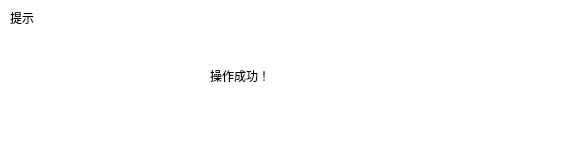
<?xml version="1.0" encoding="UTF-8"?>
<ui version="4.0">
 <class>success_ui</class>
 <widget class="QWidget" name="success_ui">
  <property name="geometry">
   <rect>
    <x>0</x>
    <y>0</y>
    <width>584</width>
    <height>168</height>
   </rect>
  </property>
  <property name="minimumSize">
   <size>
    <width>584</width>
    <height>168</height>
   </size>
  </property>
  <property name="maximumSize">
   <size>
    <width>584</width>
    <height>168</height>
   </size>
  </property>
  <property name="windowTitle">
   <string>Form</string>
  </property>
  <property name="styleSheet">
   <string notr="true">background-color: rgb(255, 255, 255);</string>
  </property>
  <widget class="QLabel" name="label">
   <property name="geometry">
    <rect>
     <x>10</x>
     <y>10</y>
     <width>68</width>
     <height>15</height>
    </rect>
   </property>
   <property name="text">
    <string>提示</string>
   </property>
  </widget>
  <widget class="QLabel" name="label_2">
   <property name="geometry">
    <rect>
     <x>210</x>
     <y>50</y>
     <width>191</width>
     <height>51</height>
    </rect>
   </property>
   <property name="styleSheet">
    <string notr="true">font: 14pt &quot;Agency FB&quot;;
font: 24pt &quot;Agency FB&quot;;</string>
   </property>
   <property name="text">
    <string>操作成功！</string>
   </property>
  </widget>
 </widget>
 <resources/>
 <connections/>
</ui>
